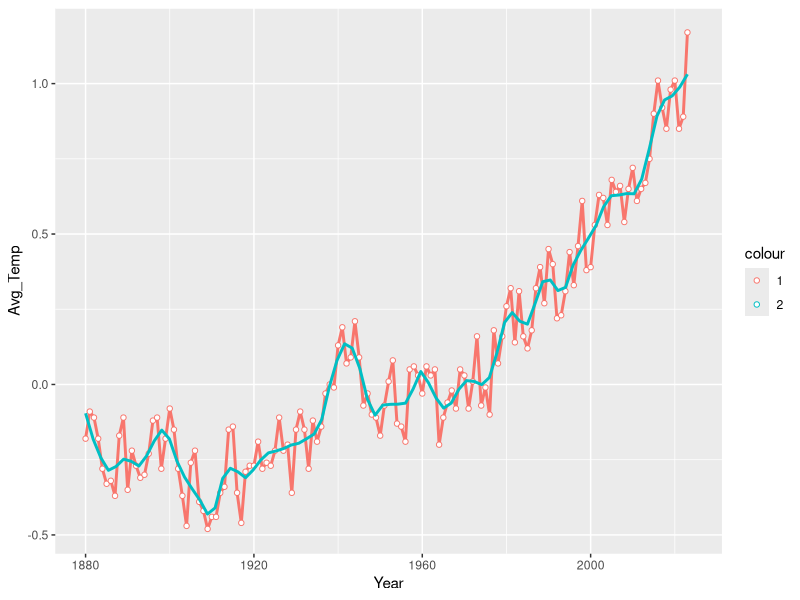

Write the R code that produced this figure. (Note: this script raises an error after producing the figure.)
# load libraries
library(tidyverse)
library(ggplot2)
library(ggthemes)


# load temperature csv file and skip the first row
df <- read_csv("Data/Climate Visual/GLB.Ts+dSST.csv", skip = 1, na = "***")

# select only annual average temperature 
df_selected <- df %>% select(Year, `J-D`) %>%
                      rename(Avg_Temp = `J-D`)

# plot a static graph 
plot <- df_selected %>% # set Year as the x-axis and Avg_Temp as the y-axis
                        ggplot(aes(x = Year, y = Avg_Temp)) +
                        # add a line graph to the plot 
                        # set the color to a named category 1 for reference in the legend 
                        # show.legend = FALSE -> not show this element's legend 
                        geom_line(aes(color = "1"), size = 1, show.legend = FALSE) +
                        # add points with a white fill over the line graph 
                        # set the points to the color category 1
                        geom_point(fill = "white", aes(color = "1"), shape = 21, show.legend = TRUE) +
                        # add a LOESS smoothed line to help visualize the trend, with no standard error band (se = FALSE)
                        # assign it to color category 2
                        # set the smoothing parameter (span) to be 0.1 for a close fit
                        geom_smooth(aes(color = "2"), se = FALSE, method = "loess", size = 1, span = 0.1, show.legend = FALSE) 
                        # set the x-axis breaks every 20 years from 1880 to 2023
                        scale_x_continuous(breaks = seq(1880, 2023, 20), expand = c(0, 0)) +
                        # set the y-axis limit from -0.5 to 1.5    
                        scale_y_continuous(limits = c(-0.5, 1.5), expand = c(0, 0)) +
                        # manually define color scales
                        # name = NULL -> no title will be displayed for the color legend
                        # breaks = c(1, 2) -> two categories to link the aesthetic specifications with the legend
                        # values = c("gray", "blue") -> map colors to the breaks specified
                        # labels -> provide text for the legend, enhancing the meaning of the breaks
                        # guide -> customise the appearance of the legend symbols
                        scale_color_manual(name = NULL,
                                           breaks = c(1, 2),
                                           values = c("gray", "blue"),
                                           labels = c("Annual Mean", "Lowess Smoothing"),
                                           guide = guide_legend(override.aes = list(shape = 15, size = 3))) +
                        # set labels for axes and add a title and subtitle  
                        labs(x = "YEAR", 
                             y = "Temperature Anomaly (C)",
                             title = "GLOBAL LAND-OCEAN TEMPERATURE INDEX",
                             subtitle = "Data source: NASA's Goddard Institute for Space Studies (GISS)."#,
                             #caption = "Source:"
                             ) +
                        theme_light() +
                        # further customise specific aspects of the plot's theme
                        theme(# remove the tick marks from both the x-axis and y-axis
                              axis.ticks = element_blank(),
                              # set the position of the plot title 
                              # position the title within the plotting area, rather than outside or on top of the plotting margins
                              plot.title.position = "plot",
                              # add a margin below the title (10 points) to provide visual separation from the plot elements
                              # set the title color to red and make the title bold
                              plot.title = element_text(margin = margin(b = 10), color = "red", face = "bold"),
                              # specify the font size of the subtitle 
                              # add a margin below the subtitle
                              plot.subtitle = element_text(size = 10, margin = margin(b = 10)),
                              # specify the position of the legend within the plot
                              legend.position = c(0.15, 0.9),
                              # set the font size of the legend title to 0, effectively hiding it
                              legend.title = element_text(size = 0),
                              # specify the height of the keys (symbols) in the legend 
                              legend.key.height = unit(10, "pt"),
                              # eliminate any extra space around the legend
                              legend.margin = margin(0, 0, 0, 0))
                        
                    

plot


ggsave("Outputs/Climate Visual/Temperature_Index.png", width = 6, height = 4)